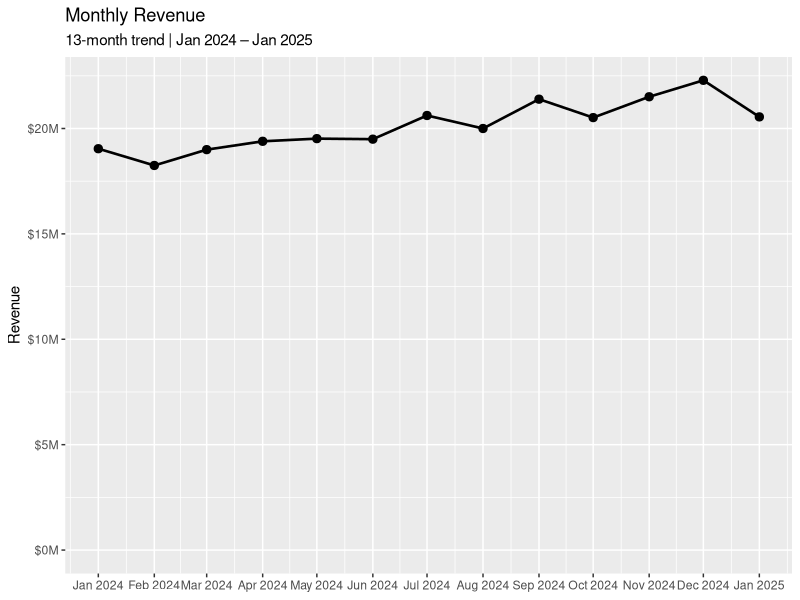
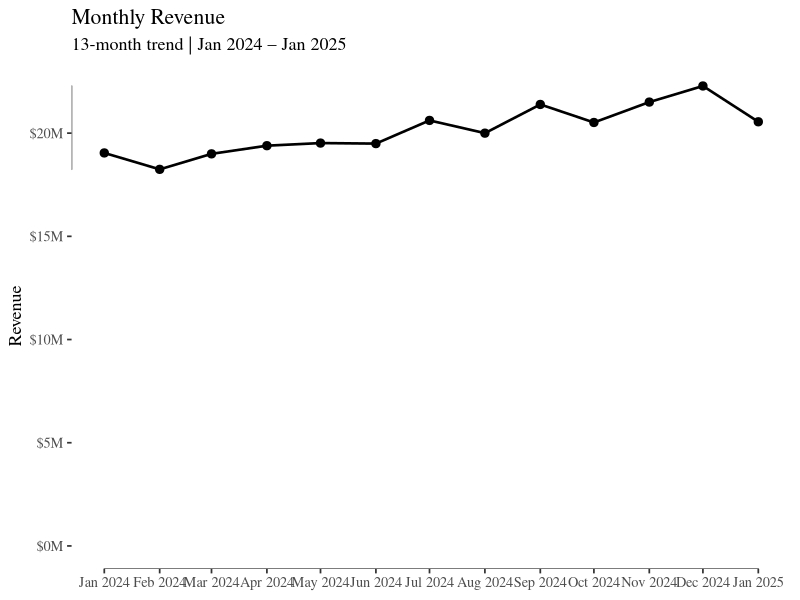
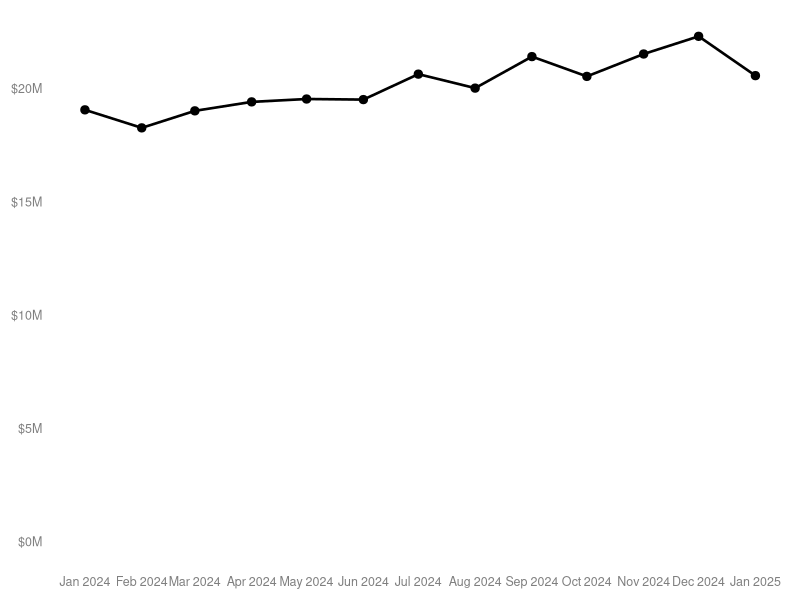

Generate these figures, in order, with R:
## ---- chunk 1
library(tidyverse)
library(ggthemes)
library(scales)
## ---- chunk 2
set.seed(42)

# Build a trend + noise series, then rescale so the median lands at $20M
n <- 13
trend  <- seq(0, 1, length.out = n)          # gentle upward slope
noise  <- rnorm(n, mean = 0, sd = 0.18)      # realistic variation
raw    <- trend + noise

# Rescale: shift so median = 0, scale so spread feels natural, then add $20M
raw_centered <- raw - median(raw)
revenue_raw  <- raw_centered * 3e6 + 20e6    # ~$3M std dev around $20M

df <- tibble(
  month   = seq(as.Date("2024-01-01"), by = "month", length.out = n),
  revenue = revenue_raw
)

# Quick look
df |> mutate(revenue_M = scales::dollar(revenue / 1e6, suffix = "M"))
## ---- chunk 3
p_base <- ggplot(df, aes(x = month, y = revenue)) +
  geom_line(linewidth = 0.9) +
  geom_point(size = 2.5) +
  scale_x_date(date_labels = "%b %Y", date_breaks = "1 month") +
  scale_y_continuous(
    labels = label_dollar(scale = 1e-6, suffix = "M"),
    limits = c(0, NA)
  ) +
  labs(
    title   = "Monthly Revenue",
    subtitle = "13-month trend | Jan 2024 – Jan 2025",
    x       = NULL,
    y       = "Revenue"
  )

p_base
## ---- chunk 4
p_base +
  theme_tufte(base_size = 13) +
  geom_rangeframe(color = "grey30")   # Tufte-style axis end-caps
## ---- chunk 5
p_base +
  labs(title = NULL, subtitle = NULL, x = NULL, y = NULL) +
  theme(
    # Remove all panel elements
    panel.background  = element_blank(),
    panel.grid.major  = element_blank(),
    panel.grid.minor  = element_blank(),
    panel.border      = element_blank(),

    # Remove axis infrastructure
    axis.ticks        = element_blank(),
    axis.line         = element_blank(),

    # Minimal axis text — just enough to orient the reader
    axis.text.x       = element_text(size = 9, color = "grey50", margin = margin(t = 4)),
    axis.text.y       = element_text(size = 9, color = "grey50", margin = margin(r = 4)),

    # Strip the plot frame entirely
    plot.background   = element_blank(),

    # Tight margins
    plot.margin       = margin(8, 8, 8, 8)
  )
